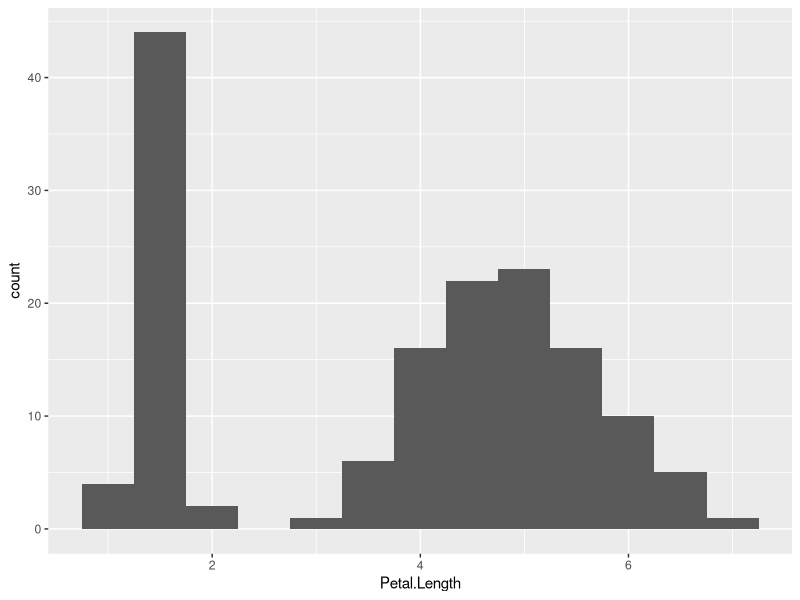

Write the R code that produced this figure.
library(ggplot2)

ggplot(iris, aes(x=Petal.Length)) +    # 그래프를 그릴 데이터 지정
  geom_histogram(binwidth=0.5)         # 히스토그램 작성
